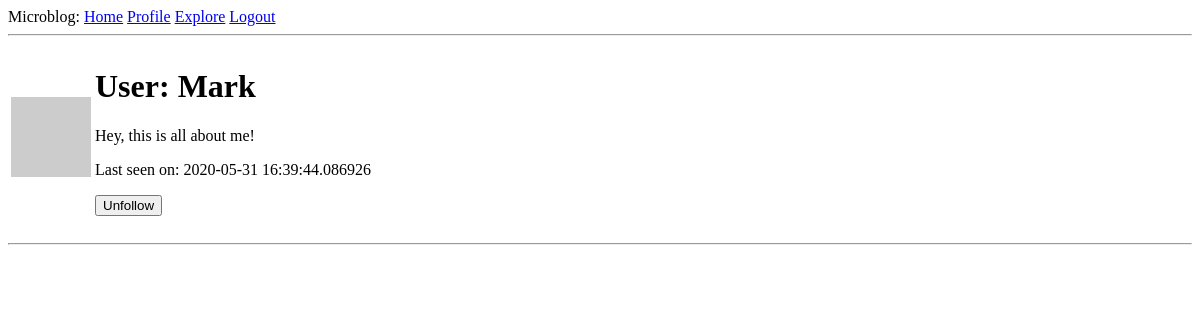
The app's page /user/Mark (signed in), older data.
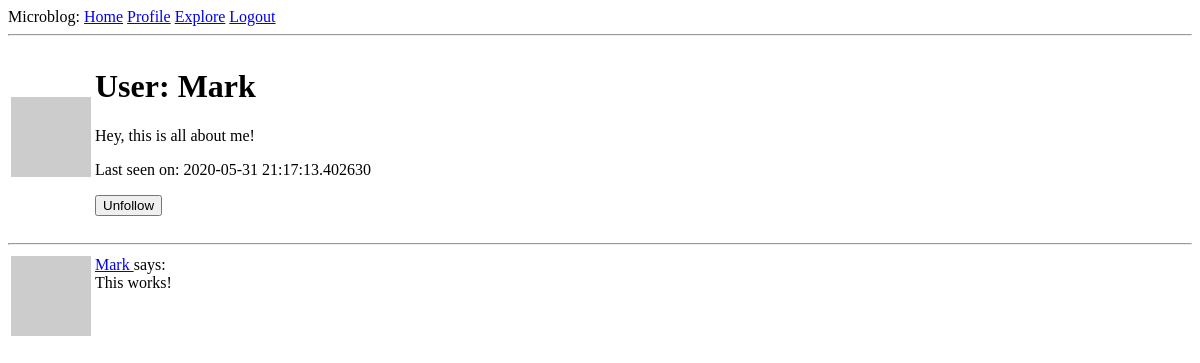
The same page, newer data.
### app/models.py (models this page shows, shortened)
class User(UserMixin, db.Model):
    id = db.Column(db.Integer, primary_key=True)
    username = db.Column(db.String(64), index=True, unique=True)
    email = db.Column(db.String(120), index=True, unique=True)
    password_hash = db.Column(db.String(128))
    posts = db.relationship('Post', backref='author', lazy='dynamic')
    about_me = db.Column(db.String(140))
    last_seen = db.Column(db.DateTime, default=datetime.utcnow)
    followed = db.relationship(
        'User', secondary=followers,
        primaryjoin=(followers.c.follower_id == id),
        secondaryjoin=(followers.c.followed_id == id),
        backref=db.backref('followers', lazy='dynamic'), lazy='dynamic')
    def avatar(self, size):
        digest = md5(self.email.lower().encode('utf-8')).hexdigest()
        return 'https://www.gravatar.com/avatar/{}?d=identicon&s={}'.format(digest, size)
    def is_following(self, user):
        return self.followed.filter(followers.c.followed_id == user.id).count() > 0

class Post(db.Model):
    id = db.Column(db.Integer, primary_key=True)
    body = db.Column(db.String(140))
    timestamp = db.Column(db.DateTime, index=True, default=datetime.utcnow)
    user_id = db.Column(db.Integer, db.ForeignKey('user.id'))

### app/routes.py (the view)
@app.route('/user/<username>')
@login_required
def user(username):
    user = User.query.filter_by(username=username).first_or_404()
    page = request.args.get('page', 1, type=int)
    posts = user.posts.order_by(Post.timestamp.desc()).paginate(
        page, app.config['POSTS_PER_PAGE'], False)
    next_url = url_for('user', username=user.username, page=posts.next_num) \
        if posts.has_next else None
    prev_url = url_for('user', username=user.username, page=posts.prev_num) \
        if posts.has_prev else None
    form = EmptyForm()
    return render_template('user.html', user=user, posts=posts.items,
                           next_url=next_url, prev_url=prev_url, form=form)

### app/forms.py
class EmptyForm(FlaskForm):
    submit = SubmitField('Submit')

### app/models.py (called while the page is built)
@login.user_loader
def load_user(id):
    return User.query.get(int(id))

### app/routes.py (called while the page is built)
@app.before_request
def before_request():
    if current_user.is_authenticated:
        current_user.last_seen = datetime.utcnow()
        db.session.commit()

### app/templates/user.html (shortened to what this page needs)
{% extends "base.html" %}
{% block content %}
    <table>
        <tr valign=""top">
            <td><img src="{{ user.avatar(128) }}"</td>
             <td>
                 <h1>User: {{ user.username }}</h1>
                {% if user.about_me %}<p>{{ user.about_me }}</p>{% endif %}
                {% if user.last_seen %}<p>Last seen on: {{ user.last_seen }}</p>{% endif %}
                 {% if user == current_user %}
                 <p><a href="{{ url_for('edit_profile') }}">Edit your profile</a></p>
        {% else %}
        <p>
            <form action="{{ url_for('unfollow', username=user.username) }}" method="post">
                {{ form.submit(value='Unfollow') }}
            </form>
        </p>
        {% endif %}
             </td>
        </tr>
    </table>
    <hr>
    {% for post in posts %}
        {% include '_post.html' %}
    {% endfor %}
{% endblock %}

### app/templates/_post.html
<table>
        <tr valign="top">
            <td><img src="{{ post.author.avatar(36) }}"></td>
            <td>
                <a href="{{ url_for('user', username=post.author.username) }}">
                    {{ post.author.username }}
                </a>
                says:<br>{{ post.body }}
            </td>
        </tr>
    </table>

Row changes from the older to the newer data that the page shows:
changed User "Mark": last_seen "2020-05-31 16:39:44.086926" → "2020-05-31 21:17:13.402630"
added Post: author.username "Mark", body "This works!"
